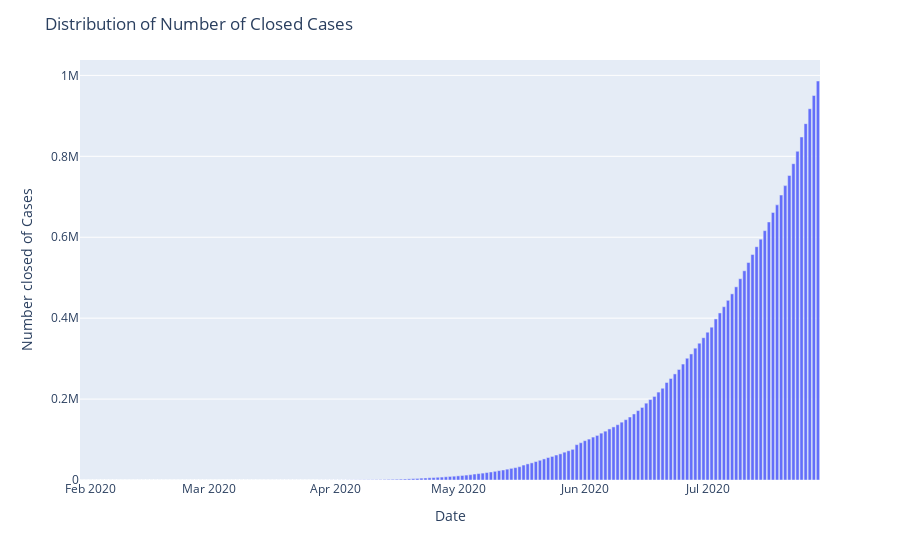

Notebook code cell kept with this figure:
### Code cell
fig=px.bar(x=data1['Date'],y=data1['Cured']+data1['Deaths'])
fig.update_layout(title="Distribution of Number of Closed Cases",
                  xaxis_title="Date",yaxis_title="Number closed of Cases")
fig.show()

### Figure 1 — Plotly figure (JSON) as saved in the notebook; plotly's stock layout.template omitted (floating-point values rounded to 4 significant figures; data arrays with more than 128 entries replaced by an {"elided": "..."} marker saying what was removed)
{"data": [{"alignmentgroup": "True", "hovertemplate": "x=%{x}<br>y=%{y}<extra></extra>", "legendgroup": "", "marker": {"color": "#636efa"}, "name": "", "offsetgroup": "", "orientation": "v", "showlegend": false, "textposition": "auto", "type": "bar", "x": {"elided": "181 str values"}, "xaxis": "x", "y": {"elided": "181 int values"}, "yaxis": "y"}], "layout": {"barmode": "relative", "legend": {"tracegroupgap": 0}, "margin": {"t": 60}, "title": {"text": "Distribution of Number of Closed Cases"}, "xaxis": {"anchor": "y", "domain": [0, 1], "title": {"text": "Date"}}, "yaxis": {"anchor": "x", "domain": [0, 1], "title": {"text": "Number closed of Cases"}}}}
